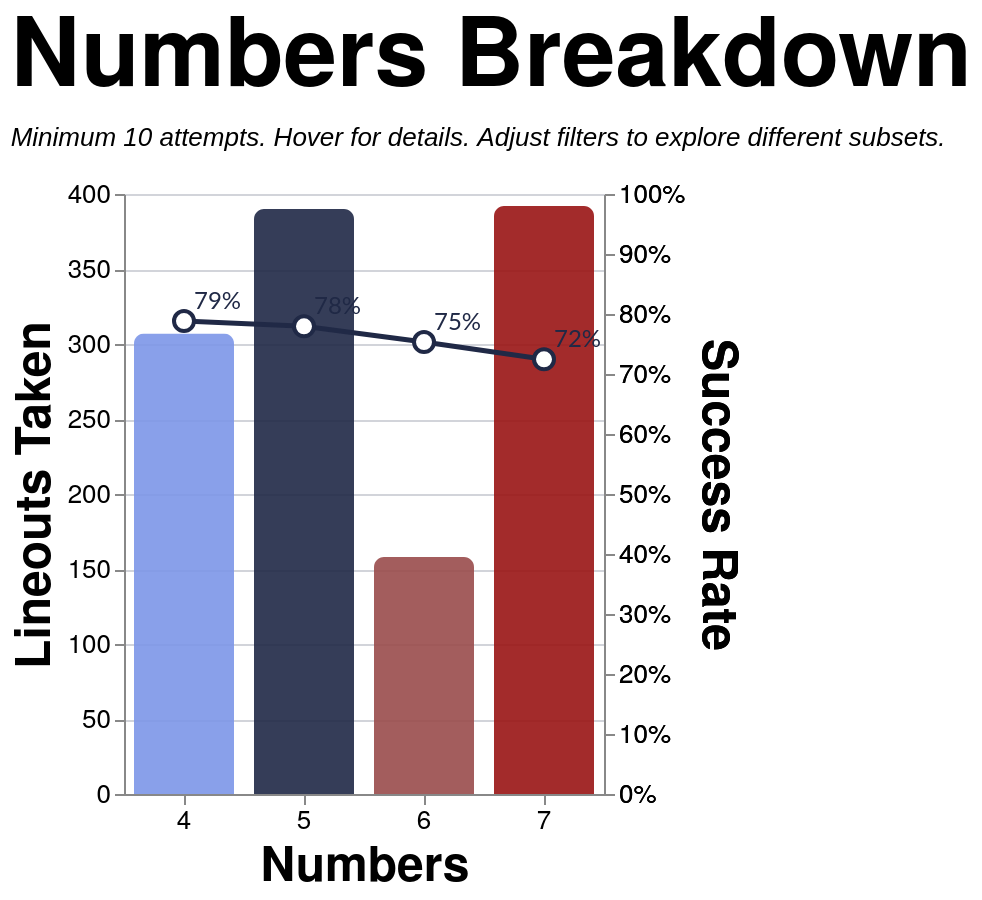

Express this chart as Vega-Lite.
### Vega-Lite specification from a JSON file in a GitHub repository (floating-point values rounded to 4 significant figures; data arrays with more than 128 entries replaced by an {"elided": "..."} marker saying what was removed)
{"config": {"axis": {"labelFont": "PT Sans Narrow, Helvetica Neue, Helvetica, Arial, sans-serif", "titleFont": "PT Sans Narrow, Helvetica Neue, Helvetica, Arial, sans-serif", "labelFontSize": 13, "titleFontSize": 24, "gridColor": "#202947", "gridOpacity": 0.2, "zindex": 1}, "text": {"font": "Lato, sans-serif"}, "bar": {"cornerRadiusEnd": 5}, "header": {"labelFont": "PT Sans Narrow, Helvetica Neue, Helvetica, Arial, sans-serif", "titleFont": "PT Sans Narrow, Helvetica Neue, Helvetica, Arial, sans-serif", "labelFontSize": 24, "titleFontSize": 28, "labelFontWeight": "bold", "orient": "left"}, "legend": {"labelFont": "PT Sans Narrow, Helvetica Neue, Helvetica, Arial, sans-serif", "titleFont": "PT Sans Narrow, Helvetica Neue, Helvetica, Arial, sans-serif", "labelFontSize": 14, "titleFontSize": 16, "titlePadding": 5, "fillColor": "white", "strokeColor": "black", "padding": 10, "titleFontWeight": "lighter", "titleFontStyle": "italic", "titleColor": "gray", "offset": 10}, "title": {"font": "PT Sans Narrow, Helvetica Neue, Helvetica, Arial, sans-serif", "fontSize": 48, "fontWeight": "bold", "anchor": "start", "align": "center", "titlePadding": 20, "subtitlePadding": 10, "subtitleFontSize": 13, "subtitleColor": "", "subtitleFontStyle": "italic", "offset": 15, "color": "black"}, "axisX": {"labelAngle": 0}, "facet": {"title": null, "header": null, "align": {"row": "each", "column": "each"}, "spacing": 10}, "resolve": {"scale": {"y": "independent", "facet": "independent"}}, "background": "transparent", "scale": {"offsetBandPaddingOuter": 0.2, "offsetBandPaddingInner": 0.1}, "view": {"stroke": null, "background": "transparent"}}, "layer": [{"mark": {"type": "bar", "opacity": 0.9, "size": 50}, "encoding": {"color": {"field": "numbers", "legend": null, "scale": {"domain": ["4", "5", "6", "7"], "range": ["#7d96e8", "#202946", "#994C4C", "#991515"]}, "type": "nominal"}, "stroke": {"value": "transparent"}, "tooltip": [{"field": "numbers_display", "title": "Numbers", "type": "nominal"}, {"field": "attempts", "format": ",.0f", "title": "Attempts", "type": "quantitative"}, {"field": "won", "format": ",.0f", "title": "Won", "type": "quantitative"}, {"field": "success_rate", "format": ".1%", "title": "Success Rate", "type": "quantitative"}], "x": {"axis": {"labelAngle": 0}, "field": "numbers", "sort": ["4", "5", "6", "7"], "title": "Numbers", "type": "nominal"}, "y": {"field": "attempts", "title": "Lineouts Taken", "type": "quantitative"}}, "transform": [{"filter": "(loSquad == 'All' || datum.squad == loSquad) && (loSeason == 'All' || datum.season == loSeason) && (loGameType == 'All' || (loGameType == 'League + Cup' && (datum.game_type == 'League' || datum.game_type == 'Cup')) || (loGameType == 'League only' && datum.game_type == 'League') || datum.game_type == loGameType) && (loThrower == 'All' || datum.thrower == loThrower) && (loJumper == 'All' || datum.jumper == loJumper) && (loArea == 'All' || datum.area == loArea) && (loNumbers == 'All' || datum.numbers == loNumbers)"}, {"aggregate": [{"op": "count", "as": "attempts"}, {"op": "sum", "field": "won", "as": "won"}], "groupby": ["numbers"]}, {"filter": "datum.attempts >= 10"}, {"calculate": "datum.won / datum.attempts", "as": "success_rate"}, {"calculate": "datum.numbers + '-man'", "as": "numbers_display"}]}, {"mark": {"type": "line", "point": {"fill": "white", "filled": false, "size": 100, "stroke": "#202946"}, "stroke": "#202946", "strokeWidth": 2.5}, "encoding": {"tooltip": [{"field": "numbers_display", "title": "Numbers", "type": "nominal"}, {"field": "attempts", "format": ",.0f", "title": "Attempts", "type": "quantitative"}, {"field": "won", "format": ",.0f", "title": "Won", "type": "quantitative"}, {"field": "success_rate", "format": ".1%", "title": "Success Rate", "type": "quantitative"}], "x": {"axis": {"labelAngle": 0}, "field": "numbers", "sort": ["4", "5", "6", "7"], "title": "Numbers", "type": "nominal"}, "y": {"axis": {"format": "%", "orient": "right"}, "field": "success_rate", "scale": {"domain": [0, 1]}, "title": "Success Rate", "type": "quantitative"}}, "transform": [{"filter": "(loSquad == 'All' || datum.squad == loSquad) && (loSeason == 'All' || datum.season == loSeason) && (loGameType == 'All' || (loGameType == 'League + Cup' && (datum.game_type == 'League' || datum.game_type == 'Cup')) || (loGameType == 'League only' && datum.game_type == 'League') || datum.game_type == loGameType) && (loThrower == 'All' || datum.thrower == loThrower) && (loJumper == 'All' || datum.jumper == loJumper) && (loArea == 'All' || datum.area == loArea) && (loNumbers == 'All' || datum.numbers == loNumbers)"}, {"aggregate": [{"op": "count", "as": "attempts"}, {"op": "sum", "field": "won", "as": "won"}], "groupby": ["numbers"]}, {"filter": "datum.attempts >= 10"}, {"calculate": "datum.won / datum.attempts", "as": "success_rate"}, {"calculate": "datum.numbers + '-man'", "as": "numbers_display"}]}, {"mark": {"type": "text", "align": "left", "baseline": "middle", "color": "#202946", "dx": 5, "dy": -10, "fontSize": 12}, "encoding": {"text": {"field": "success_rate", "format": ".0%", "type": "quantitative"}, "x": {"axis": {"labelAngle": 0}, "field": "numbers", "sort": ["4", "5", "6", "7"], "title": "Numbers", "type": "nominal"}, "y": {"axis": {"format": "%", "orient": "right"}, "field": "success_rate", "scale": {"domain": [0, 1]}, "title": "Success Rate", "type": "quantitative"}}, "transform": [{"filter": "(loSquad == 'All' || datum.squad == loSquad) && (loSeason == 'All' || datum.season == loSeason) && (loGameType == 'All' || (loGameType == 'League + Cup' && (datum.game_type == 'League' || datum.game_type == 'Cup')) || (loGameType == 'League only' && datum.game_type == 'League') || datum.game_type == loGameType) && (loThrower == 'All' || datum.thrower == loThrower) && (loJumper == 'All' || datum.jumper == loJumper) && (loArea == 'All' || datum.area == loArea) && (loNumbers == 'All' || datum.numbers == loNumbers)"}, {"aggregate": [{"op": "count", "as": "attempts"}, {"op": "sum", "field": "won", "as": "won"}], "groupby": ["numbers"]}, {"filter": "datum.attempts >= 10"}, {"calculate": "datum.won / datum.attempts", "as": "success_rate"}, {"calculate": "datum.numbers + '-man'", "as": "numbers_display"}]}], "data": {"name": "data-4c30633acc041b703f4baabefe10204d"}, "height": 300, "params": [{"name": "loSquad", "value": "All"}, {"name": "loSeason", "value": "All"}, {"name": "loGameType", "value": "All"}, {"name": "loThrower", "value": "All"}, {"name": "loJumper", "value": "All"}, {"name": "loArea", "value": "All"}, {"name": "loNumbers", "value": "All"}], "resolve": {"scale": {"y": "independent"}}, "title": {"text": "Numbers Breakdown", "subtitle": "Minimum 10 attempts. Hover for details. Adjust filters to explore different subsets."}, "width": {"step": 60}, "$schema": "https://vega.github.io/schema/vega-lite/v5.20.1.json", "datasets": {"data-4c30633acc041b703f4baabefe10204d": {"elided": "1247 records"}}}
